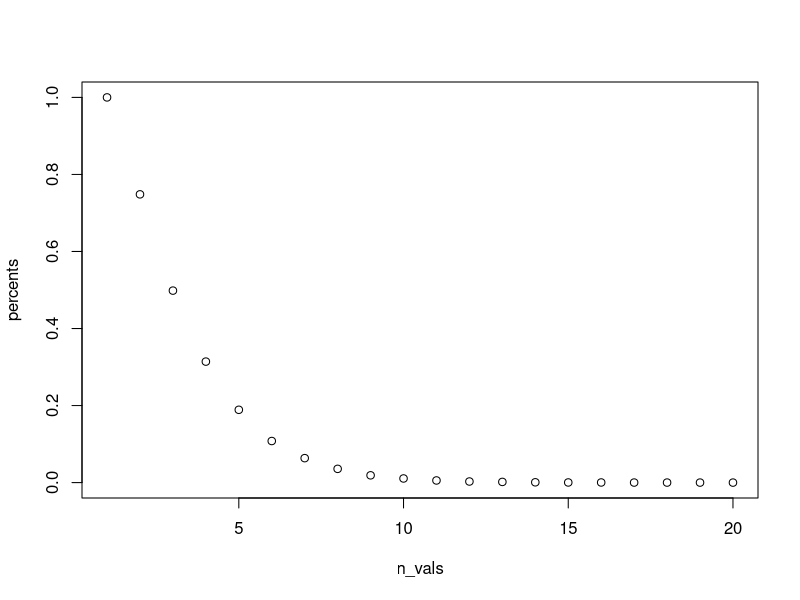

Reproduce this figure in R.
# 538 Riddler - 4/19/2019

#Riddler Classic
# If N points are generated at random places on the perimeter of a circle,
# what is the probability that you can pick a diameter such that all of those
# points are on only one side of the newly halved circle?

#after playing around, it looks like once n>20 the probability is near 0
n_vals <- rep(1:20)
percents <- rep(0,length(n_vals))
n_trials <- 1e5

for (i in 1:length(n_vals)) {
    n <- n_vals[i]
    rand_points <- runif(n*n_trials) * 360
    wins <- 0
    for (j in 1:n_trials) {
        max_point <- max(rand_points[((j-1)*n+1):(j*n)])
        min_point <- min(rand_points[((j-1)*n+1):(j*n)])
        if(max_point - min_point <= 180) {wins <- wins + 1}
    }
    percents[i] <- wins/n_trials
}

plot(n_vals,percents)

#don't love that I have this double for loop... but this solution is much
#better than my first pass at it! Should try to continue vectorizing this.